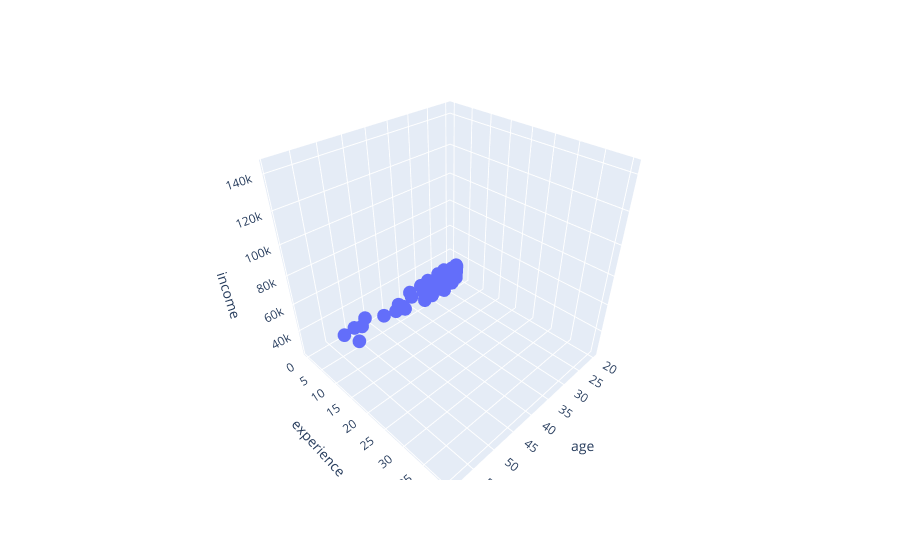

The notebook cell this image was saved under:
### Code cell
px.scatter_3d(inc,x='age',y='experience',z='income')

### Figure 1 — Plotly figure (JSON) as saved in the notebook; plotly's stock layout.template omitted (floating-point values rounded to 4 significant figures)
{"data": [{"hovertemplate": "age=%{x}<br>experience=%{y}<br>income=%{z}<extra></extra>", "legendgroup": "", "marker": {"color": "#636efa", "symbol": "circle"}, "mode": "markers", "name": "", "scene": "scene", "showlegend": false, "type": "scatter3d", "x": [25, 30, 47, 32, 43, 51, 28, 33, 37, 39, 29, 47, 54, 51, 44, 41, 58, 23, 44, 37, 54, 30, 31, 53, 57, 59, 23, 37, 28, 55, 40, 36, 59, 27, 23, 28, 49, 52, 35, 56, 59, 48, 25, 21, 50, 53, 33, 50, 49, 55, 38, 36, 21, 20, 59, 57, 29, 46, 43, 58, 56, 44, 40, 52, 58, 32, 28, 40, 29, 46], "y": [1, 3, 2, 5, 10, 7, 5, 4, 5, 8, 1, 9, 5, 4, 12, 6, 17, 1, 9, 10, 32, 6, 12, 32, 33, 39, 5, 18, 9, 31, 20, 14, 40, 6, 3, 4, 29, 28, 16, 37, 39, 30, 5, 0, 32, 33, 10, 30, 26, 34, 19, 15, 3, 1, 39, 37, 7, 24, 24, 40, 32, 26, 19, 29, 36, 8, 8, 17, 8, 24], "z": [30450, 35670, 31580, 40130, 47830, 41630, 41340, 37650, 40250, 45150, 27840, 46110, 36720, 34800, 51300, 38900, 63600, 30870, 44190, 48700, 116874, 39439, 54596, 115712, 119562, 138873, 30386, 78259, 42041, 110932, 83293, 57913, 141246, 34324, 32506, 27572, 105652, 107261, 72893, 133598, 140281, 111118, 30303, 24727, 118500, 119857, 46958, 111750, 96711, 119446, 79882, 63784, 26538, 27696, 133555, 132803, 45259, 90148, 87619, 143571, 112101, 102866, 75433, 102881, 129809, 40382, 45808, 74481, 46762, 90848]}], "layout": {"legend": {"tracegroupgap": 0}, "margin": {"t": 60}, "scene": {"domain": {"x": [0, 1], "y": [0, 1]}, "xaxis": {"title": {"text": "age"}}, "yaxis": {"title": {"text": "experience"}}, "zaxis": {"title": {"text": "income"}}}}}
